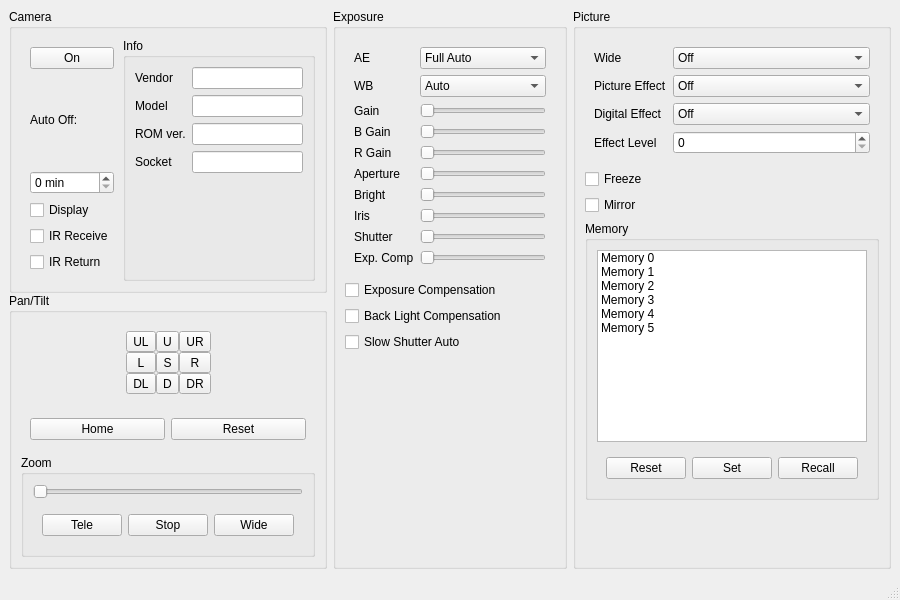
<?xml version="1.0" encoding="UTF-8"?>
<ui version="4.0">
 <class>MainWindow</class>
 <widget class="QMainWindow" name="MainWindow">
  <property name="geometry">
   <rect>
    <x>0</x>
    <y>0</y>
    <width>800</width>
    <height>600</height>
   </rect>
  </property>
  <property name="windowTitle">
   <string>MainWindow</string>
  </property>
  <widget class="QWidget" name="centralwidget">
   <layout class="QHBoxLayout" name="horizontalLayout">
    <item>
     <widget class="QWidget" name="widget" native="true">
      <layout class="QVBoxLayout" name="verticalLayout_7">
       <property name="spacing">
        <number>0</number>
       </property>
       <property name="margin">
        <number>0</number>
       </property>
       <item>
        <widget class="QGroupBox" name="cameraGroupBox">
         <property name="sizePolicy">
          <sizepolicy hsizetype="Preferred" vsizetype="Preferred">
           <horstretch>1</horstretch>
           <verstretch>1</verstretch>
          </sizepolicy>
         </property>
         <property name="title">
          <string>Camera</string>
         </property>
         <layout class="QVBoxLayout" name="verticalLayout_2">
          <item>
           <widget class="QWidget" name="cameraInfoWidget" native="true">
            <layout class="QHBoxLayout" name="horizontalLayout_2">
             <property name="spacing">
              <number>0</number>
             </property>
             <property name="margin">
              <number>0</number>
             </property>
             <item>
              <widget class="QWidget" name="cameraControlWidget" native="true">
               <layout class="QVBoxLayout" name="verticalLayout_4">
                <property name="spacing">
                 <number>6</number>
                </property>
                <item>
                 <widget class="QPushButton" name="cameraPowerButton">
                  <property name="text">
                   <string>On</string>
                  </property>
                 </widget>
                </item>
                <item>
                 <widget class="QLabel" name="cameraAutoOffLabel">
                  <property name="text">
                   <string>Auto Off:</string>
                  </property>
                  <property name="buddy">
                   <cstring>cameraAutoOffSpinBox</cstring>
                  </property>
                 </widget>
                </item>
                <item>
                 <widget class="QSpinBox" name="cameraAutoOffSpinBox">
                  <property name="suffix">
                   <string> min</string>
                  </property>
                  <property name="maximum">
                   <number>65535</number>
                  </property>
                  <property name="singleStep">
                   <number>1</number>
                  </property>
                 </widget>
                </item>
                <item>
                 <widget class="QCheckBox" name="cameraDisplayCheckBox">
                  <property name="text">
                   <string>Display</string>
                  </property>
                 </widget>
                </item>
                <item>
                 <widget class="QCheckBox" name="cameraIrReceiveCheckBox">
                  <property name="text">
                   <string>IR Receive</string>
                  </property>
                 </widget>
                </item>
                <item>
                 <widget class="QCheckBox" name="cameraIrReturnCheckBox">
                  <property name="text">
                   <string>IR Return</string>
                  </property>
                 </widget>
                </item>
               </layout>
              </widget>
             </item>
             <item>
              <widget class="QGroupBox" name="infoGroupBox">
               <property name="title">
                <string>Info</string>
               </property>
               <layout class="QFormLayout" name="formLayout">
                <item row="0" column="0">
                 <widget class="QLabel" name="vendorLabel">
                  <property name="text">
                   <string>Vendor</string>
                  </property>
                  <property name="buddy">
                   <cstring>vendorLineEdit</cstring>
                  </property>
                 </widget>
                </item>
                <item row="0" column="1">
                 <widget class="QLineEdit" name="vendorLineEdit">
                  <property name="readOnly">
                   <bool>true</bool>
                  </property>
                 </widget>
                </item>
                <item row="1" column="0">
                 <widget class="QLabel" name="modelLabel">
                  <property name="text">
                   <string>Model</string>
                  </property>
                  <property name="buddy">
                   <cstring>modelLineEdit</cstring>
                  </property>
                 </widget>
                </item>
                <item row="1" column="1">
                 <widget class="QLineEdit" name="modelLineEdit">
                  <property name="readOnly">
                   <bool>true</bool>
                  </property>
                 </widget>
                </item>
                <item row="2" column="0">
                 <widget class="QLabel" name="rOMVerLabel">
                  <property name="text">
                   <string>ROM ver.</string>
                  </property>
                  <property name="buddy">
                   <cstring>rOMVerLineEdit</cstring>
                  </property>
                 </widget>
                </item>
                <item row="2" column="1">
                 <widget class="QLineEdit" name="rOMVerLineEdit">
                  <property name="readOnly">
                   <bool>true</bool>
                  </property>
                 </widget>
                </item>
                <item row="3" column="0">
                 <widget class="QLabel" name="socketLabel">
                  <property name="text">
                   <string>Socket</string>
                  </property>
                  <property name="buddy">
                   <cstring>socketLineEdit</cstring>
                  </property>
                 </widget>
                </item>
                <item row="3" column="1">
                 <widget class="QLineEdit" name="socketLineEdit">
                  <property name="readOnly">
                   <bool>true</bool>
                  </property>
                 </widget>
                </item>
               </layout>
              </widget>
             </item>
            </layout>
           </widget>
          </item>
         </layout>
        </widget>
       </item>
       <item>
        <widget class="QGroupBox" name="panTiltGroupBox">
         <property name="title">
          <string>Pan/Tilt</string>
         </property>
         <layout class="QVBoxLayout" name="verticalLayout_5">
          <item>
           <widget class="QWidget" name="panTiltJoystickContainerWidget" native="true">
            <layout class="QHBoxLayout" name="horizontalLayout_5">
             <item>
              <spacer name="panTiltJoystickContainerLeftSpacer">
               <property name="orientation">
                <enum>Qt::Horizontal</enum>
               </property>
               <property name="sizeHint" stdset="0">
                <size>
                 <width>16</width>
                 <height>20</height>
                </size>
               </property>
              </spacer>
             </item>
             <item>
              <widget class="QWidget" name="panTiltJoystickButtonContainerWidget" native="true">
               <property name="sizePolicy">
                <sizepolicy hsizetype="Minimum" vsizetype="Minimum">
                 <horstretch>0</horstretch>
                 <verstretch>0</verstretch>
                </sizepolicy>
               </property>
               <layout class="QGridLayout" name="gridLayout_2">
                <property name="sizeConstraint">
                 <enum>QLayout::SetMinimumSize</enum>
                </property>
                <property name="margin">
                 <number>0</number>
                </property>
                <property name="spacing">
                 <number>0</number>
                </property>
                <item row="0" column="0">
                 <widget class="QToolButton" name="panTiltJoystickUpLeftButton">
                  <property name="sizePolicy">
                   <sizepolicy hsizetype="Minimum" vsizetype="Minimum">
                    <horstretch>0</horstretch>
                    <verstretch>0</verstretch>
                   </sizepolicy>
                  </property>
                  <property name="text">
                   <string>UL</string>
                  </property>
                  <property name="icon">
                   <iconset resource="camera.qrc">
                    <normaloff>:/icons/icons/UL.png</normaloff>:/icons/icons/UL.png</iconset>
                  </property>
                 </widget>
                </item>
                <item row="0" column="1">
                 <widget class="QToolButton" name="panTiltJoystickUpButton">
                  <property name="sizePolicy">
                   <sizepolicy hsizetype="Minimum" vsizetype="Minimum">
                    <horstretch>0</horstretch>
                    <verstretch>0</verstretch>
                   </sizepolicy>
                  </property>
                  <property name="text">
                   <string>U</string>
                  </property>
                  <property name="icon">
                   <iconset resource="camera.qrc">
                    <normaloff>:/icons/icons/U.png</normaloff>:/icons/icons/U.png</iconset>
                  </property>
                 </widget>
                </item>
                <item row="0" column="2">
                 <widget class="QToolButton" name="panTiltJoystickUpRightButton">
                  <property name="sizePolicy">
                   <sizepolicy hsizetype="Minimum" vsizetype="Minimum">
                    <horstretch>0</horstretch>
                    <verstretch>0</verstretch>
                   </sizepolicy>
                  </property>
                  <property name="text">
                   <string>UR</string>
                  </property>
                  <property name="icon">
                   <iconset resource="camera.qrc">
                    <normaloff>:/icons/icons/UR.png</normaloff>:/icons/icons/UR.png</iconset>
                  </property>
                 </widget>
                </item>
                <item row="1" column="0">
                 <widget class="QToolButton" name="panTiltJoystickLeftButton">
                  <property name="sizePolicy">
                   <sizepolicy hsizetype="Minimum" vsizetype="Minimum">
                    <horstretch>0</horstretch>
                    <verstretch>0</verstretch>
                   </sizepolicy>
                  </property>
                  <property name="text">
                   <string>L</string>
                  </property>
                  <property name="icon">
                   <iconset resource="camera.qrc">
                    <normaloff>:/icons/icons/L.png</normaloff>:/icons/icons/L.png</iconset>
                  </property>
                 </widget>
                </item>
                <item row="1" column="1">
                 <widget class="QToolButton" name="panTiltJoystickStopButton">
                  <property name="sizePolicy">
                   <sizepolicy hsizetype="Minimum" vsizetype="Minimum">
                    <horstretch>0</horstretch>
                    <verstretch>0</verstretch>
                   </sizepolicy>
                  </property>
                  <property name="text">
                   <string>S</string>
                  </property>
                  <property name="icon">
                   <iconset resource="camera.qrc">
                    <normaloff>:/icons/icons/S.png</normaloff>:/icons/icons/S.png</iconset>
                  </property>
                 </widget>
                </item>
                <item row="1" column="2">
                 <widget class="QToolButton" name="panTiltJoystickRightButton">
                  <property name="sizePolicy">
                   <sizepolicy hsizetype="Minimum" vsizetype="Minimum">
                    <horstretch>0</horstretch>
                    <verstretch>0</verstretch>
                   </sizepolicy>
                  </property>
                  <property name="text">
                   <string>R</string>
                  </property>
                  <property name="icon">
                   <iconset resource="camera.qrc">
                    <normaloff>:/icons/icons/R.png</normaloff>:/icons/icons/R.png</iconset>
                  </property>
                 </widget>
                </item>
                <item row="2" column="0">
                 <widget class="QToolButton" name="panTiltJoystickDownLeftButton">
                  <property name="sizePolicy">
                   <sizepolicy hsizetype="Minimum" vsizetype="Minimum">
                    <horstretch>0</horstretch>
                    <verstretch>0</verstretch>
                   </sizepolicy>
                  </property>
                  <property name="text">
                   <string>DL</string>
                  </property>
                  <property name="icon">
                   <iconset resource="camera.qrc">
                    <normaloff>:/icons/icons/DL.png</normaloff>:/icons/icons/DL.png</iconset>
                  </property>
                 </widget>
                </item>
                <item row="2" column="1">
                 <widget class="QToolButton" name="panTiltJoystickDownButton">
                  <property name="sizePolicy">
                   <sizepolicy hsizetype="Minimum" vsizetype="Minimum">
                    <horstretch>0</horstretch>
                    <verstretch>0</verstretch>
                   </sizepolicy>
                  </property>
                  <property name="text">
                   <string>D</string>
                  </property>
                  <property name="icon">
                   <iconset resource="camera.qrc">
                    <normaloff>:/icons/icons/D.png</normaloff>:/icons/icons/D.png</iconset>
                  </property>
                 </widget>
                </item>
                <item row="2" column="2">
                 <widget class="QToolButton" name="panTiltJoystickDownRightButton">
                  <property name="sizePolicy">
                   <sizepolicy hsizetype="Minimum" vsizetype="Minimum">
                    <horstretch>0</horstretch>
                    <verstretch>0</verstretch>
                   </sizepolicy>
                  </property>
                  <property name="text">
                   <string>DR</string>
                  </property>
                  <property name="icon">
                   <iconset resource="camera.qrc">
                    <normaloff>:/icons/icons/DR.png</normaloff>:/icons/icons/DR.png</iconset>
                  </property>
                 </widget>
                </item>
               </layout>
              </widget>
             </item>
             <item>
              <spacer name="panTiltJoystickContainerRightSpacer">
               <property name="orientation">
                <enum>Qt::Horizontal</enum>
               </property>
               <property name="sizeHint" stdset="0">
                <size>
                 <width>64</width>
                 <height>20</height>
                </size>
               </property>
              </spacer>
             </item>
            </layout>
           </widget>
          </item>
          <item>
           <widget class="QWidget" name="panTiltButtonContainerWidget" native="true">
            <layout class="QHBoxLayout" name="horizontalLayout_4">
             <item>
              <widget class="QPushButton" name="panTiltHomeButton">
               <property name="text">
                <string>Home</string>
               </property>
              </widget>
             </item>
             <item>
              <widget class="QPushButton" name="panTiltResetButton">
               <property name="text">
                <string>Reset</string>
               </property>
              </widget>
             </item>
            </layout>
           </widget>
          </item>
          <item>
           <widget class="QGroupBox" name="zoomGroupBox">
            <property name="title">
             <string>Zoom</string>
            </property>
            <layout class="QVBoxLayout" name="verticalLayout_3">
             <item>
              <widget class="QSlider" name="zoomSlider">
               <property name="orientation">
                <enum>Qt::Horizontal</enum>
               </property>
              </widget>
             </item>
             <item>
              <widget class="QWidget" name="zoomButtonContainerWidget" native="true">
               <layout class="QHBoxLayout" name="horizontalLayout_3">
                <item>
                 <widget class="QPushButton" name="zoomTeleButton">
                  <property name="text">
                   <string>Tele</string>
                  </property>
                 </widget>
                </item>
                <item>
                 <widget class="QPushButton" name="zoomStopButton">
                  <property name="text">
                   <string>Stop</string>
                  </property>
                 </widget>
                </item>
                <item>
                 <widget class="QPushButton" name="zoomWideButton">
                  <property name="text">
                   <string>Wide</string>
                  </property>
                 </widget>
                </item>
               </layout>
              </widget>
             </item>
            </layout>
           </widget>
          </item>
         </layout>
        </widget>
       </item>
      </layout>
     </widget>
    </item>
    <item>
     <widget class="QGroupBox" name="exposureGroupBox">
      <property name="title">
       <string>Exposure</string>
      </property>
      <layout class="QVBoxLayout" name="verticalLayout_6">
       <item>
        <widget class="QWidget" name="exposureWidget" native="true">
         <layout class="QFormLayout" name="formLayout_4">
          <property name="fieldGrowthPolicy">
           <enum>QFormLayout::AllNonFixedFieldsGrow</enum>
          </property>
          <item row="0" column="0">
           <widget class="QLabel" name="aELabel">
            <property name="text">
             <string>AE</string>
            </property>
            <property name="buddy">
             <cstring>aEComboBox</cstring>
            </property>
           </widget>
          </item>
          <item row="0" column="1">
           <widget class="QComboBox" name="aEComboBox">
            <item>
             <property name="text">
              <string>Full Auto</string>
             </property>
            </item>
            <item>
             <property name="text">
              <string>Manual</string>
             </property>
            </item>
            <item>
             <property name="text">
              <string>Shutter Priority</string>
             </property>
            </item>
            <item>
             <property name="text">
              <string>Iris Priority</string>
             </property>
            </item>
            <item>
             <property name="text">
              <string>Gain Priority</string>
             </property>
            </item>
            <item>
             <property name="text">
              <string>Bright</string>
             </property>
            </item>
            <item>
             <property name="text">
              <string>Shutter Auto</string>
             </property>
            </item>
            <item>
             <property name="text">
              <string>Iris Auto</string>
             </property>
            </item>
            <item>
             <property name="text">
              <string>Gain Auto</string>
             </property>
            </item>
           </widget>
          </item>
          <item row="1" column="0">
           <widget class="QLabel" name="wBLabel">
            <property name="text">
             <string>WB</string>
            </property>
            <property name="buddy">
             <cstring>wBComboBox</cstring>
            </property>
           </widget>
          </item>
          <item row="1" column="1">
           <widget class="QComboBox" name="wBComboBox">
            <item>
             <property name="text">
              <string>Auto</string>
             </property>
            </item>
            <item>
             <property name="text">
              <string>Indoor</string>
             </property>
            </item>
            <item>
             <property name="text">
              <string>One Push WB</string>
             </property>
            </item>
            <item>
             <property name="text">
              <string>ATW</string>
             </property>
            </item>
            <item>
             <property name="text">
              <string>Manual</string>
             </property>
            </item>
            <item>
             <property name="text">
              <string>One Push Trigger</string>
             </property>
            </item>
           </widget>
          </item>
          <item row="2" column="0">
           <widget class="QLabel" name="gainLabel">
            <property name="text">
             <string>Gain</string>
            </property>
            <property name="buddy">
             <cstring>gainSlider</cstring>
            </property>
           </widget>
          </item>
          <item row="2" column="1">
           <widget class="QSlider" name="gainSlider">
            <property name="orientation">
             <enum>Qt::Horizontal</enum>
            </property>
           </widget>
          </item>
          <item row="3" column="0">
           <widget class="QLabel" name="bGainLabel">
            <property name="text">
             <string>B Gain</string>
            </property>
            <property name="buddy">
             <cstring>bGainSlider</cstring>
            </property>
           </widget>
          </item>
          <item row="3" column="1">
           <widget class="QSlider" name="bGainSlider">
            <property name="orientation">
             <enum>Qt::Horizontal</enum>
            </property>
           </widget>
          </item>
          <item row="4" column="0">
           <widget class="QLabel" name="rGainLabel">
            <property name="text">
             <string>R Gain</string>
            </property>
            <property name="buddy">
             <cstring>rGainSlider</cstring>
            </property>
           </widget>
          </item>
          <item row="4" column="1">
           <widget class="QSlider" name="rGainSlider">
            <property name="orientation">
             <enum>Qt::Horizontal</enum>
            </property>
           </widget>
          </item>
          <item row="5" column="0">
           <widget class="QLabel" name="apertureLabel">
            <property name="text">
             <string>Aperture</string>
            </property>
            <property name="buddy">
             <cstring>apertureSlider</cstring>
            </property>
           </widget>
          </item>
          <item row="5" column="1">
           <widget class="QSlider" name="apertureSlider">
            <property name="orientation">
             <enum>Qt::Horizontal</enum>
            </property>
           </widget>
          </item>
          <item row="6" column="0">
           <widget class="QLabel" name="brightLabel">
            <property name="text">
             <string>Bright</string>
            </property>
            <property name="buddy">
             <cstring>brightSlider</cstring>
            </property>
           </widget>
          </item>
          <item row="6" column="1">
           <widget class="QSlider" name="brightSlider">
            <property name="orientation">
             <enum>Qt::Horizontal</enum>
            </property>
           </widget>
          </item>
          <item row="7" column="0">
           <widget class="QLabel" name="irisLabel">
            <property name="text">
             <string>Iris</string>
            </property>
            <property name="buddy">
             <cstring>irisSlider</cstring>
            </property>
           </widget>
          </item>
          <item row="7" column="1">
           <widget class="QSlider" name="irisSlider">
            <property name="orientation">
             <enum>Qt::Horizontal</enum>
            </property>
           </widget>
          </item>
          <item row="8" column="0">
           <widget class="QLabel" name="shutterLabel">
            <property name="text">
             <string>Shutter</string>
            </property>
            <property name="buddy">
             <cstring>shutterSlider</cstring>
            </property>
           </widget>
          </item>
          <item row="8" column="1">
           <widget class="QSlider" name="shutterSlider">
            <property name="orientation">
             <enum>Qt::Horizontal</enum>
            </property>
           </widget>
          </item>
          <item row="9" column="0">
           <widget class="QLabel" name="exposureCompensationLabel">
            <property name="text">
             <string>Exp. Comp</string>
            </property>
            <property name="buddy">
             <cstring>exposureCompensationSlider</cstring>
            </property>
           </widget>
          </item>
          <item row="9" column="1">
           <widget class="QSlider" name="exposureCompensationSlider">
            <property name="orientation">
             <enum>Qt::Horizontal</enum>
            </property>
           </widget>
          </item>
         </layout>
        </widget>
       </item>
       <item>
        <widget class="QCheckBox" name="exposureCompensationCheckBox">
         <property name="text">
          <string>Exposure Compensation</string>
         </property>
        </widget>
       </item>
       <item>
        <widget class="QCheckBox" name="backLightCompensationCheckBox">
         <property name="text">
          <string>Back Light Compensation</string>
         </property>
        </widget>
       </item>
       <item>
        <widget class="QCheckBox" name="slowShutterAutoCheckBox">
         <property name="text">
          <string>Slow Shutter Auto</string>
         </property>
        </widget>
       </item>
       <item>
        <spacer name="exposureVerticalSpacer">
         <property name="orientation">
          <enum>Qt::Vertical</enum>
         </property>
         <property name="sizeHint" stdset="0">
          <size>
           <width>20</width>
           <height>40</height>
          </size>
         </property>
        </spacer>
       </item>
      </layout>
     </widget>
    </item>
    <item>
     <widget class="QWidget" name="widget_2" native="true">
      <layout class="QVBoxLayout" name="verticalLayout_8">
       <property name="spacing">
        <number>0</number>
       </property>
       <property name="margin">
        <number>0</number>
       </property>
       <item>
        <widget class="QGroupBox" name="pictureGroupBox">
         <property name="title">
          <string>Picture</string>
         </property>
         <layout class="QVBoxLayout" name="verticalLayout">
          <item>
           <widget class="QWidget" name="pictureEffectsContainerWidget" native="true">
            <layout class="QFormLayout" name="formLayout_5">
             <property name="fieldGrowthPolicy">
              <enum>QFormLayout::AllNonFixedFieldsGrow</enum>
             </property>
             <item row="0" column="0">
              <widget class="QLabel" name="wideModeLabel">
               <property name="text">
                <string>Wide</string>
               </property>
               <property name="buddy">
                <cstring>wideModeComboBox</cstring>
               </property>
              </widget>
             </item>
             <item row="0" column="1">
              <widget class="QComboBox" name="wideModeComboBox">
               <item>
                <property name="text">
                 <string>Off</string>
                </property>
               </item>
               <item>
                <property name="text">
                 <string>Cinema</string>
                </property>
               </item>
               <item>
                <property name="text">
                 <string>16:9 Full</string>
                </property>
               </item>
              </widget>
             </item>
             <item row="2" column="0">
              <widget class="QLabel" name="pictureEffectLabel">
               <property name="text">
                <string>Picture Effect</string>
               </property>
               <property name="buddy">
                <cstring>pictureEffectComboBox</cstring>
               </property>
              </widget>
             </item>
             <item row="2" column="1">
              <widget class="QComboBox" name="pictureEffectComboBox">
               <item>
                <property name="text">
                 <string>Off</string>
                </property>
               </item>
               <item>
                <property name="text">
                 <string>Pastel</string>
                </property>
               </item>
               <item>
                <property name="text">
                 <string>NegArt</string>
                </property>
               </item>
               <item>
                <property name="text">
                 <string>Sepia</string>
                </property>
               </item>
               <item>
                <property name="text">
                 <string>B&amp;W</string>
                </property>
               </item>
               <item>
                <property name="text">
                 <string>Solarize</string>
                </property>
               </item>
               <item>
                <property name="text">
                 <string>Mosaic</string>
                </property>
               </item>
               <item>
                <property name="text">
                 <string>Slim</string>
                </property>
               </item>
               <item>
                <property name="text">
                 <string>Stretch</string>
                </property>
               </item>
              </widget>
             </item>
             <item row="3" column="0">
              <widget class="QLabel" name="digitalEffectLabel">
               <property name="text">
                <string>Digital Effect</string>
               </property>
               <property name="buddy">
                <cstring>digitalEffectComboBox</cstring>
               </property>
              </widget>
             </item>
             <item row="3" column="1">
              <widget class="QComboBox" name="digitalEffectComboBox">
               <item>
                <property name="text">
                 <string>Off</string>
                </property>
               </item>
               <item>
                <property name="text">
                 <string>Still</string>
                </property>
               </item>
               <item>
                <property name="text">
                 <string>Flash</string>
                </property>
               </item>
               <item>
                <property name="text">
                 <string>Lumi.</string>
                </property>
               </item>
               <item>
                <property name="text">
                 <string>Trail</string>
                </property>
               </item>
              </widget>
             </item>
             <item row="4" column="0">
              <widget class="QLabel" name="effectLevelLabel">
               <property name="text">
                <string>Effect Level</string>
               </property>
               <property name="buddy">
                <cstring>effectLevelSpinBox</cstring>
               </property>
              </widget>
             </item>
             <item row="4" column="1">
              <widget class="QSpinBox" name="effectLevelSpinBox">
               <property name="maximum">
                <number>32</number>
               </property>
              </widget>
             </item>
            </layout>
           </widget>
          </item>
          <item>
           <widget class="QCheckBox" name="pictureFreezeCheckBox">
            <property name="text">
             <string>Freeze</string>
            </property>
           </widget>
          </item>
          <item>
           <widget class="QCheckBox" name="pictureMirrorCheckBox">
            <property name="text">
             <string>Mirror</string>
            </property>
           </widget>
          </item>
          <item>
           <widget class="QGroupBox" name="memoryGroupBox">
            <property name="title">
             <string>Memory</string>
            </property>
            <layout class="QVBoxLayout" name="verticalLayout_9">
             <item>
              <widget class="QListWidget" name="memoryListWidget">
               <item>
                <property name="text">
                 <string>Memory 0</string>
                </property>
               </item>
               <item>
                <property name="text">
                 <string>Memory 1</string>
                </property>
               </item>
               <item>
                <property name="text">
                 <string>Memory 2</string>
                </property>
               </item>
               <item>
                <property name="text">
                 <string>Memory 3</string>
                </property>
               </item>
               <item>
                <property name="text">
                 <string>Memory 4</string>
                </property>
               </item>
               <item>
                <property name="text">
                 <string>Memory 5</string>
                </property>
               </item>
              </widget>
             </item>
             <item>
              <widget class="QWidget" name="memoryButtonsContainerWidget" native="true">
               <layout class="QHBoxLayout" name="horizontalLayout_6">
                <item>
                 <widget class="QPushButton" name="memoryResetButton">
                  <property name="text">
                   <string>Reset</string>
                  </property>
                 </widget>
                </item>
                <item>
                 <widget class="QPushButton" name="memorySetButton">
                  <property name="text">
                   <string>Set</string>
                  </property>
                 </widget>
                </item>
                <item>
                 <widget class="QPushButton" name="memoryRecallButton">
                  <property name="text">
                   <string>Recall</string>
                  </property>
                 </widget>
                </item>
               </layout>
              </widget>
             </item>
            </layout>
           </widget>
          </item>
          <item>
           <spacer name="verticalSpacer">
            <property name="orientation">
             <enum>Qt::Vertical</enum>
            </property>
            <property name="sizeHint" stdset="0">
             <size>
              <width>20</width>
              <height>40</height>
             </size>
            </property>
           </spacer>
          </item>
         </layout>
        </widget>
       </item>
      </layout>
     </widget>
    </item>
   </layout>
  </widget>
  <widget class="QMenuBar" name="menubar">
   <property name="geometry">
    <rect>
     <x>0</x>
     <y>0</y>
     <width>800</width>
     <height>25</height>
    </rect>
   </property>
  </widget>
  <widget class="QStatusBar" name="statusbar"/>
 </widget>
 <resources>
  <include location="camera.qrc"/>
 </resources>
 <connections/>
</ui>
